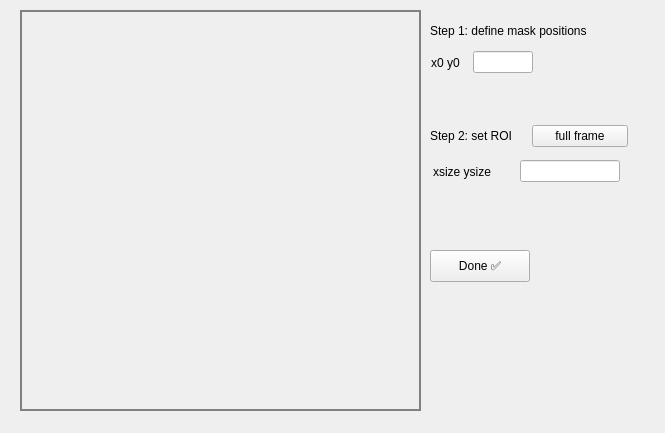
<?xml version="1.0" encoding="UTF-8"?>
<ui version="4.0">
 <class>ROI_selector</class>
 <widget class="QWidget" name="ROI_selector">
  <property name="geometry">
   <rect>
    <x>0</x>
    <y>0</y>
    <width>665</width>
    <height>433</height>
   </rect>
  </property>
  <property name="windowTitle">
   <string>ROI Setup</string>
  </property>
  <widget class="roiMplCanvas" name="roi_mplCanvas" native="true">
   <property name="geometry">
    <rect>
     <x>20</x>
     <y>10</y>
     <width>401</width>
     <height>401</height>
    </rect>
   </property>
   <property name="styleSheet">
    <string notr="true">border: 2px solid gray</string>
   </property>
  </widget>
  <widget class="QLabel" name="label">
   <property name="geometry">
    <rect>
     <x>430</x>
     <y>10</y>
     <width>181</width>
     <height>41</height>
    </rect>
   </property>
   <property name="text">
    <string>Step 1: define mask positions</string>
   </property>
   <property name="wordWrap">
    <bool>true</bool>
   </property>
  </widget>
  <widget class="QPushButton" name="pushButton_2">
   <property name="geometry">
    <rect>
     <x>430</x>
     <y>250</y>
     <width>100</width>
     <height>32</height>
    </rect>
   </property>
   <property name="text">
    <string>Done ✅</string>
   </property>
  </widget>
  <widget class="QWidget" name="layoutWidget">
   <property name="geometry">
    <rect>
     <x>430</x>
     <y>120</y>
     <width>198</width>
     <height>32</height>
    </rect>
   </property>
   <layout class="QHBoxLayout" name="horizontalLayout_3">
    <item>
     <widget class="QLabel" name="label_2">
      <property name="text">
       <string>Step 2: set ROI</string>
      </property>
     </widget>
    </item>
    <item>
     <widget class="QPushButton" name="pushButton">
      <property name="text">
       <string>full frame</string>
      </property>
     </widget>
    </item>
   </layout>
  </widget>
  <widget class="QWidget" name="layoutWidget">
   <property name="geometry">
    <rect>
     <x>432</x>
     <y>160</y>
     <width>190</width>
     <height>23</height>
    </rect>
   </property>
   <layout class="QHBoxLayout" name="horizontalLayout">
    <item>
     <widget class="QLabel" name="label_3">
      <property name="minimumSize">
       <size>
        <width>80</width>
        <height>0</height>
       </size>
      </property>
      <property name="maximumSize">
       <size>
        <width>80</width>
        <height>16777215</height>
       </size>
      </property>
      <property name="text">
       <string>xsize ysize</string>
      </property>
     </widget>
    </item>
    <item>
     <widget class="QLineEdit" name="lineEdit">
      <property name="minimumSize">
       <size>
        <width>100</width>
        <height>0</height>
       </size>
      </property>
      <property name="maximumSize">
       <size>
        <width>100</width>
        <height>16777215</height>
       </size>
      </property>
      <property name="text">
       <string/>
      </property>
     </widget>
    </item>
   </layout>
  </widget>
  <widget class="QWidget" name="layoutWidget">
   <property name="geometry">
    <rect>
     <x>431</x>
     <y>51</y>
     <width>102</width>
     <height>23</height>
    </rect>
   </property>
   <layout class="QHBoxLayout" name="horizontalLayout_6">
    <item>
     <widget class="QLabel" name="label_5">
      <property name="maximumSize">
       <size>
        <width>60</width>
        <height>16777215</height>
       </size>
      </property>
      <property name="text">
       <string>x0 y0</string>
      </property>
     </widget>
    </item>
    <item>
     <widget class="QLineEdit" name="lineEdit_3">
      <property name="minimumSize">
       <size>
        <width>0</width>
        <height>0</height>
       </size>
      </property>
      <property name="maximumSize">
       <size>
        <width>60</width>
        <height>16777215</height>
       </size>
      </property>
      <property name="text">
       <string/>
      </property>
     </widget>
    </item>
   </layout>
  </widget>
 </widget>
 <customwidgets>
  <customwidget>
   <class>roiMplCanvas</class>
   <extends>QWidget</extends>
   <header>roi_mplcanvas</header>
   <container>1</container>
  </customwidget>
 </customwidgets>
 <resources/>
 <connections/>
</ui>
